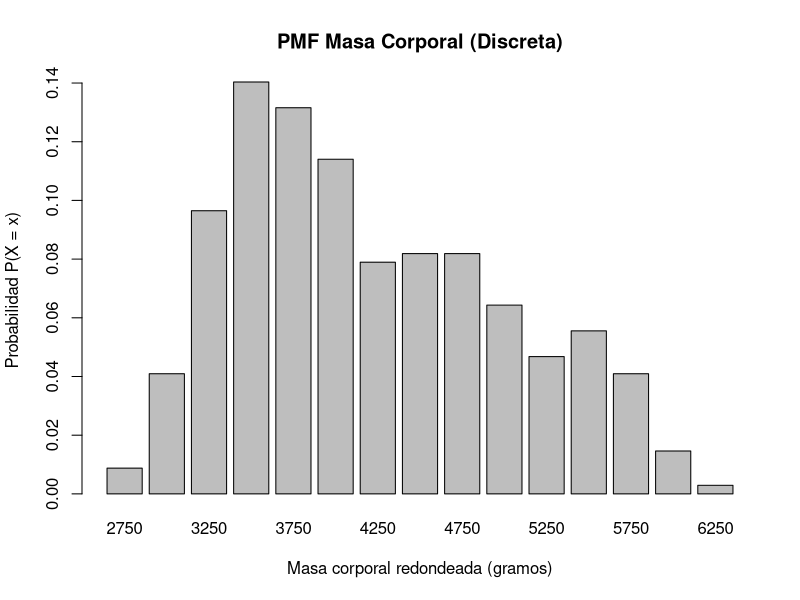

The R source for this figure:
library(tidyverse)

penguins <- read.csv("penguins.csv") 

datos <- penguins %>%
  drop_na(body_mass_g)

# Parte 1: Distribución de una variable discreta
datos <- datos %>%
  mutate(
    mass_250 = 250*round(body_mass_g / 250)
  )

# 1. Construir la tabla con el soporte, PMF y CDF
tabla_dist <- datos %>%
  # "soporte" (valores únicos de mass_250)
  count(mass_250) %>% 
  mutate(
    PMF = n / sum(n),
    CDF = cumsum(PMF) 
  ) %>%
  select(-n)

print(tabla_dist)

# 2. Comprobar que la PMF sume 1 y la CDF termine en 1
suma_pmf <- sum(tabla_dist$PMF)
ultimo_cdf <- tail(tabla_dist$CDF, n = 1)

print(paste("Suma de la PMF:", suma_pmf))
print(paste("Último valor de la CDF:", ultimo_cdf))

# 3. Calcule P(3500 <= X <= 4500)
prob_3 <- sum(datos$mass_250 >= 3500 & datos$mass_250 <= 4500) / nrow(datos)
print(paste("Probabilidad de masa entre 3500 y 4500: ", prob_3))

# 4. Obtenga el valor esperado y la varianza a partir de la PMF
valor_esp <- sum(tabla_dist$mass_250 * tabla_dist$PMF)
varianza <- sum(tabla_dist$mass_250^2 * tabla_dist$PMF) - valor_esp^2

print(paste("Valor esperado:", valor_esp))
print(paste("Varianza:", varianza))

# 5. Represente gráficamente la PMF
barplot(height = tabla_dist$PMF,
        names.arg = tabla_dist$mass_250,
        main = "PMF Masa Corporal (Discreta)",
        xlab = "Masa corporal redondeada (gramos)",
        ylab = "Probabilidad P(X = x)")


# Parte 2: Representación de una variable continua
